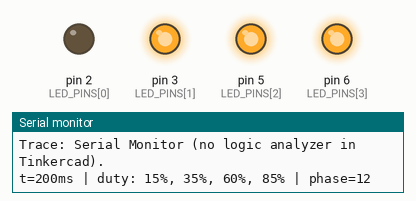
A sketch run on a simulated Arduino Uno, built with avr-gcc and run on an emulated ATmega328P. Shown: output pins drawn as LEDs (lit = HIGH), the last lines printed to the serial monitor.

Above: at 0.4 s.
At 15.52 s:
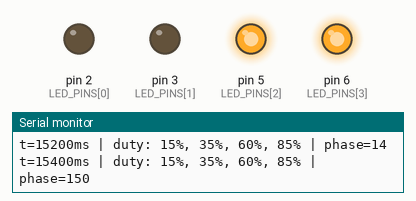
At 17.05 s:
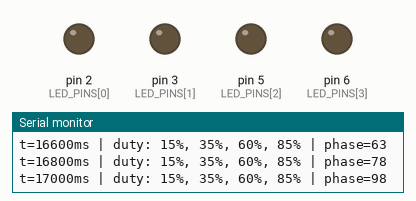
At 17.53 s:
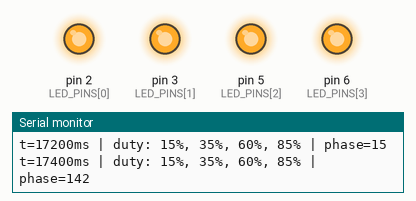
At 24.5 s:
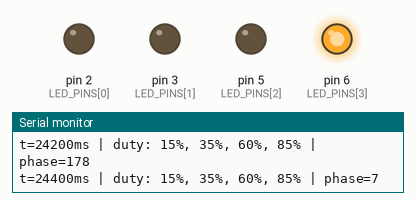
Timing chart, 0 to 26.0 s (numbered marks = the images above):
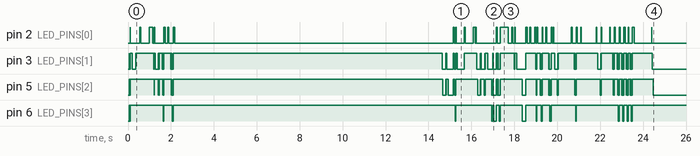

The sketch:

timers_lab3.ino
```cpp
const byte LED_COUNT = 4;
const byte LED_PINS[LED_COUNT] = {2, 3, 5, 6};

const unsigned long PERIOD_MS = 20;

volatile byte duty[LED_COUNT] = {15, 35, 60, 85};

unsigned long t0 = 0;
byte phase = 0;
unsigned long nextStepMs;

unsigned long lastTraceMs = 0;
const unsigned long TRACE_EVERY_MS = 200;

void setup() {
  for (byte i = 0; i < LED_COUNT; i++) {
    pinMode(LED_PINS[i], OUTPUT);
    digitalWrite(LED_PINS[i], LOW);
  }

  Serial.begin(9600);
  while (!Serial) {}

  t0 = millis();
  nextStepMs = t0;

  Serial.println("Lab3 Timers (software PWM) started.");
  Serial.println("Pins: D2 D3 D5 D6");
  Serial.println("Trace: Serial Monitor (no logic analyzer in Tinkercad).");
}

void loop() {
  unsigned long now = millis();

  unsigned long stepMs = PERIOD_MS / 100;
  if (stepMs == 0) stepMs = 1;

  if ((long)(now - nextStepMs) >= 0) {
    for (byte i = 0; i < LED_COUNT; i++) {
      if (phase < duty[i]) digitalWrite(LED_PINS[i], HIGH);
      else digitalWrite(LED_PINS[i], LOW);
    }

    phase++;
    if (phase >= 100) phase = 0;

    nextStepMs += stepMs;
  }

  if (now - lastTraceMs >= TRACE_EVERY_MS) {
    lastTraceMs = now;

    Serial.print("t=");
    Serial.print(now);
    Serial.print("ms | duty: ");

    for (byte i = 0; i < LED_COUNT; i++) {
      Serial.print((int)duty[i]);
      Serial.print("%");
      if (i != LED_COUNT - 1) Serial.print(", ");
    }

    Serial.print(" | phase=");
    Serial.println((int)phase);
  }
}
```
